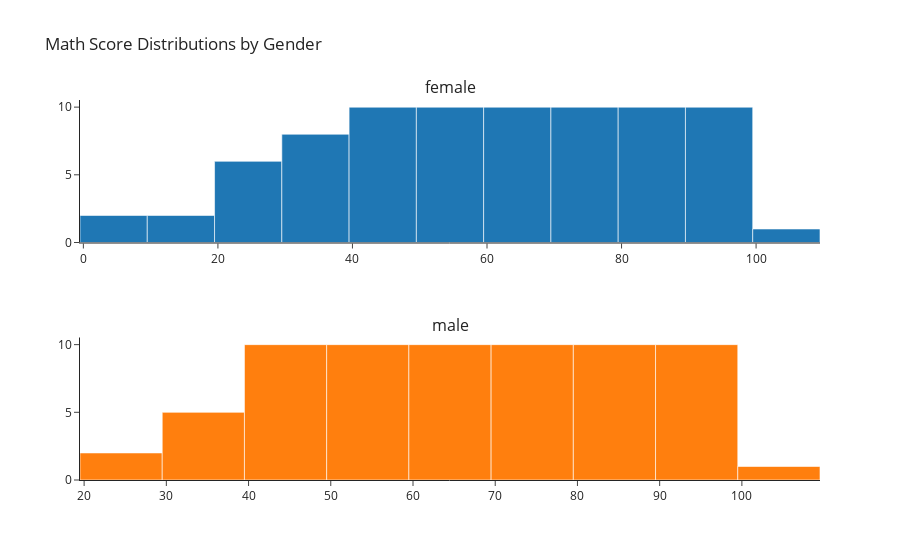

The cell this chart's notebook holds for it:
### Code cell
import plotly.graph_objects as go
from plotly.subplots import make_subplots
Gender_math = Gender_math.reset_index()
# Create subplots (2 rows, 3 columns)
fig = make_subplots(rows=2, cols=1, subplot_titles=["female", "male"])

# Define groups
groups = ["female", "male"]
row_col = [(1, 1), (2, 1)]

# Loop through groups to create and add histograms to subplots
for i, group in enumerate(groups):
    group_data = Gender_math[Gender_math["gender"] == group]

    # Create histogram trace
    trace = go.Histogram(x=group_data["math score"], name=group)

    # Add trace to the subplot using row_col coordinates
    row, col = row_col[i]
    fig.add_trace(trace, row=row, col=col)

# Update layout
fig.update_layout(title_text="Math Score Distributions by Gender", showlegend=False)
fig.show()

### Figure 1 — Plotly figure (JSON) as saved in the notebook; plotly's stock layout.template omitted (floating-point values rounded to 4 significant figures)
{"data": [{"name": "female", "type": "histogram", "x": [0, 8, 18, 19, 22, 23, 24, 26, 27, 29, 32, 33, 34, 35, 36, 37, 38, 39, 40, 41, 42, 43, 44, 45, 46, 47, 48, 49, 50, 51, 52, 53, 54, 55, 56, 57, 58, 59, 60, 61, 62, 63, 64, 65, 66, 67, 68, 69, 70, 71, 72, 73, 74, 75, 76, 77, 78, 79, 80, 81, 82, 83, 84, 85, 86, 87, 88, 89, 90, 91, 92, 93, 94, 95, 96, 97, 98, 99, 100], "xaxis": "x", "yaxis": "y"}, {"name": "male", "type": "histogram", "x": [27, 28, 30, 35, 36, 37, 39, 40, 41, 42, 43, 44, 45, 46, 47, 48, 49, 50, 51, 52, 53, 54, 55, 56, 57, 58, 59, 60, 61, 62, 63, 64, 65, 66, 67, 68, 69, 70, 71, 72, 73, 74, 75, 76, 77, 78, 79, 80, 81, 82, 83, 84, 85, 86, 87, 88, 89, 90, 91, 92, 93, 94, 95, 96, 97, 98, 99, 100], "xaxis": "x2", "yaxis": "y2"}], "layout": {"annotations": [{"font": {"size": 16}, "showarrow": false, "text": "female", "x": 0.5, "xanchor": "center", "xref": "paper", "y": 1, "yanchor": "bottom", "yref": "paper"}, {"font": {"size": 16}, "showarrow": false, "text": "male", "x": 0.5, "xanchor": "center", "xref": "paper", "y": 0.375, "yanchor": "bottom", "yref": "paper"}], "showlegend": false, "title": {"text": "Math Score Distributions by Gender"}, "xaxis": {"anchor": "y", "domain": [0, 1]}, "xaxis2": {"anchor": "y2", "domain": [0, 1]}, "yaxis": {"anchor": "x", "domain": [0.625, 1]}, "yaxis2": {"anchor": "x2", "domain": [0, 0.375]}}}
